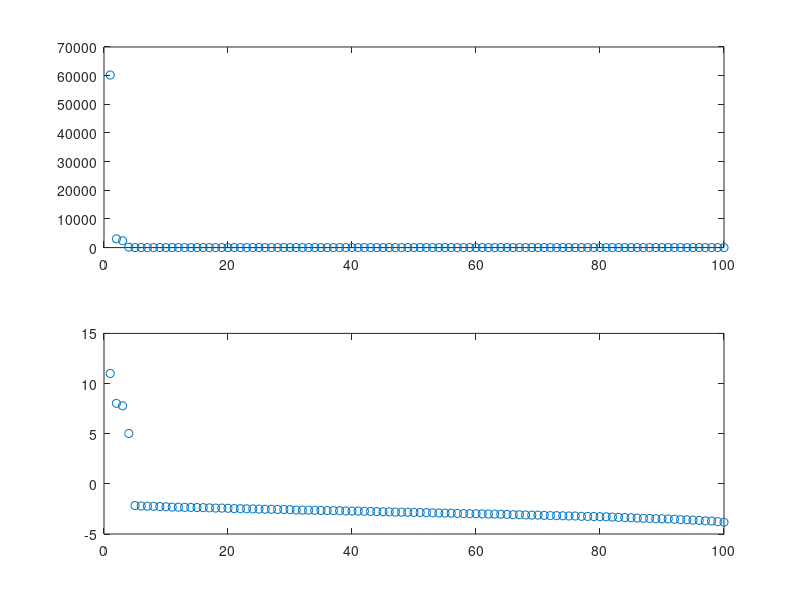
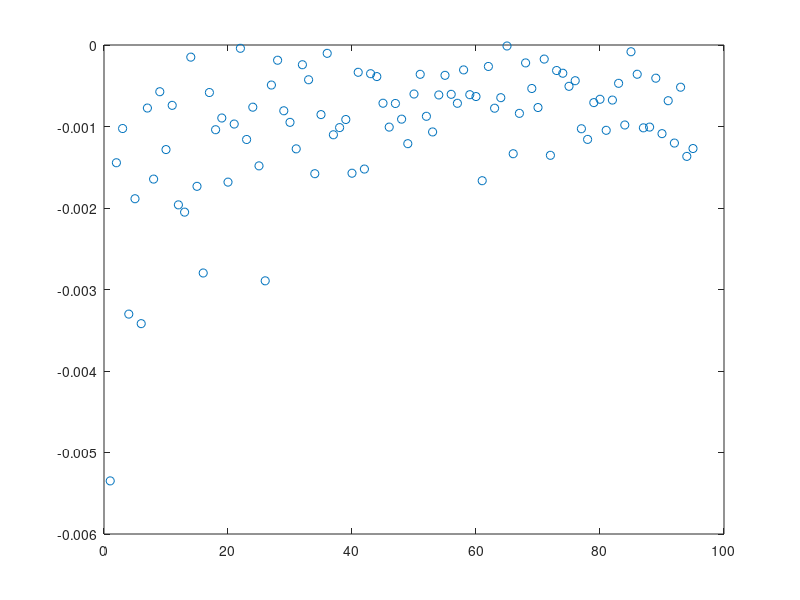
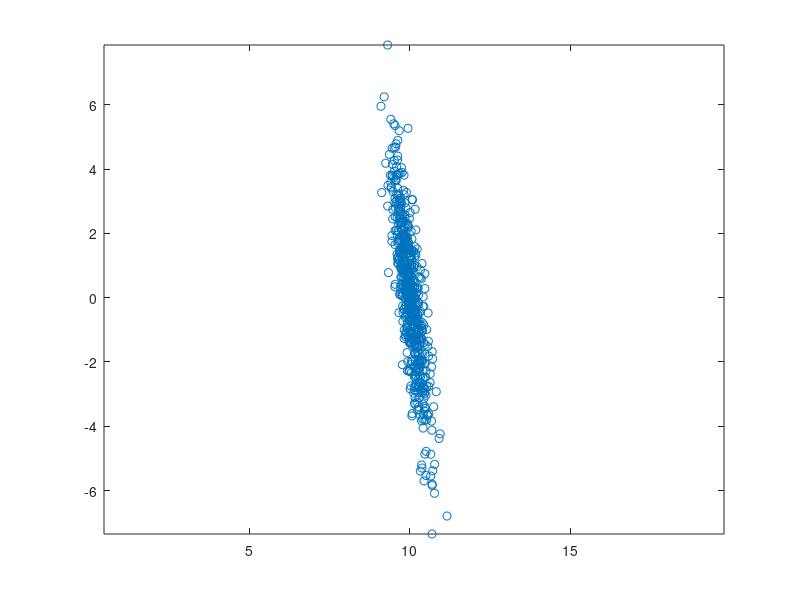
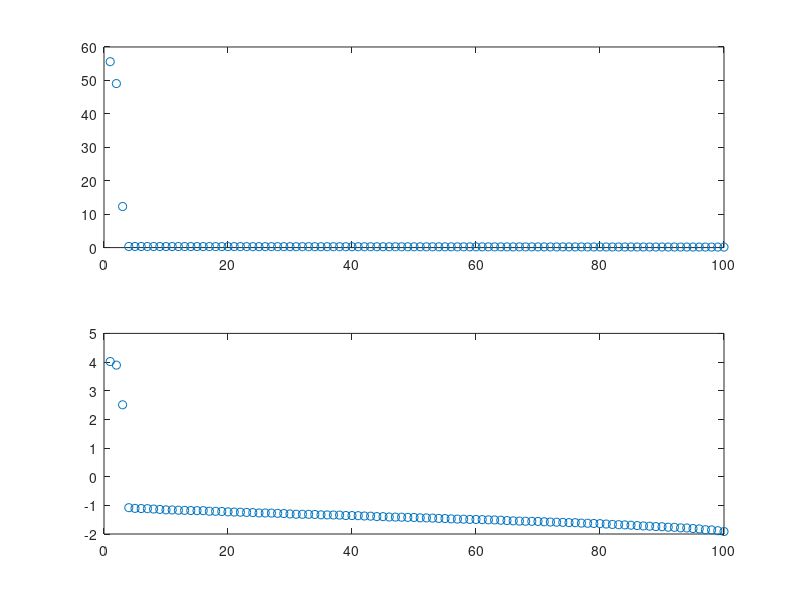

Write MATLAB code to recreate these figures, in order.
load A
size(A);

%%
%Approach 1
C = A*A'; %Compute the correlation matrix C
[e l] = eig(C); %Compute EVD of C
[PM p] = sort(diag(l),'descend'); %Sort the eigenvalues: largest first
PC = e(:,p);


%Approach2
%[PC, S] = svd(A);                  %Compute SVD of A
%PM = diag(S);                     %magnitudes are given by the
                                  %singular values
%% QUESTION: How many of the principal components M do you consider to be significant for representing the signal? Why?
%%% Question 1: 4

figure(1);
subplot(2,1,1); plot(PM,'o');
subplot(2,1,2); plot(log(PM),'o');

%% What value did you choose for M ? Was it the same as before?
%Question 2: Yes,if we choose a number greter than 4 it also captures the
%noise

M = 4;
figure(2);plot(diff(PM((M + 1):end)),'o');

%% Question 3: What can you say about the statistical properties of the signal from this view, 
% .g., its distribution along the two principal components? 
% sol: Principal componnt 1 has much greater variance.
% projecting pc1 and pc2 on a ...pc1 is more similar to A than pc2


figure(3); 
plot(PC(:, 1)' * A, PC(:,2)'*A,'o'); % Project A on these two axis 
axis('equal');

%%

m=mean(A,2);
A0 = A - m*ones(1,size(A,2));
[PC S] = svd(A0);
PM = diag(S);
figure(4);
subplot(2,1,1);plot(PM,'o');
subplot(2,1,2);plot(log(PM),'o');
figure(5);
subplot(4,1,1); plot(PC(:,1)'*A0, PC(:,2)'*A0,'o'); axis('equal')
subplot(4,1,2); plot(PC(:,2)'*A0, PC(:,3)'*A0,'o'); axis('equal')
subplot(4,1,3); plot(PC(:,3)'*A0, PC(:,4)'*A0,'o'); axis('equal')
subplot(4,1,4); plot(PC(:,4)'*A0, PC(:,5)'*A0,'o'); axis('equal')

%% Compute and plot the residual error ϵ as a function of the number of principal components that you use. 
% Hint: use the Matlab function cumsum. 
% Remember that the eigenvalues of C are the squares of the singular values of A!
error1 =cumsum(PC(1:M));
figure(6);plot(error1 ,'o');
% Question 4:How many principal components do you believe to be significant in this case? Why?
%sol:3, less than before,  the pricipal component calculating
%the mean is not needed.
% Question 5:It the same number as before, when the mean was not subtracted? Why?
%Sol: No. Removed a dimension by subtracting the mean
figure(7);
plot3(PC(:,1)'*A0 ,PC(:,2)'*A0,PC(:,3)'*A0, 'o'); axis('equal');

  
% Question 6: Given the observations that you have made during the analysis of this signal, 
% how would you describe its distribution?
% Sol:Normal distribution .?????????

% Question 7:  Try suggest some other strategy for determining the number of significant principal components M .
% Sol:Rolling a dice (magnitude of SVD)
%%
figure(8);
mesh(A0);
%imagesc(A0);

% Question 8:Plot the data matrix A0 using mesh or imagesc. 
% Is it possible to make the same observation from these plots as you did using plot3? 
% Sol: No, might be possible, can see a sine wave 
